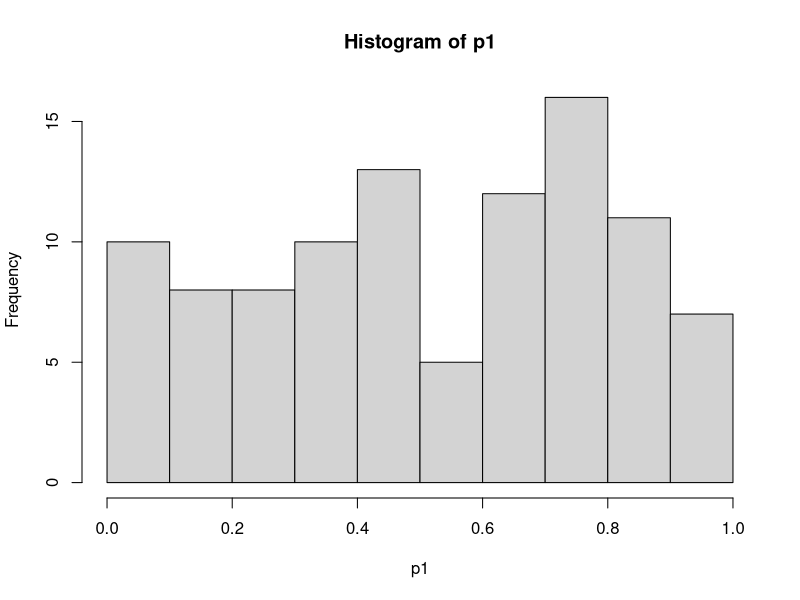
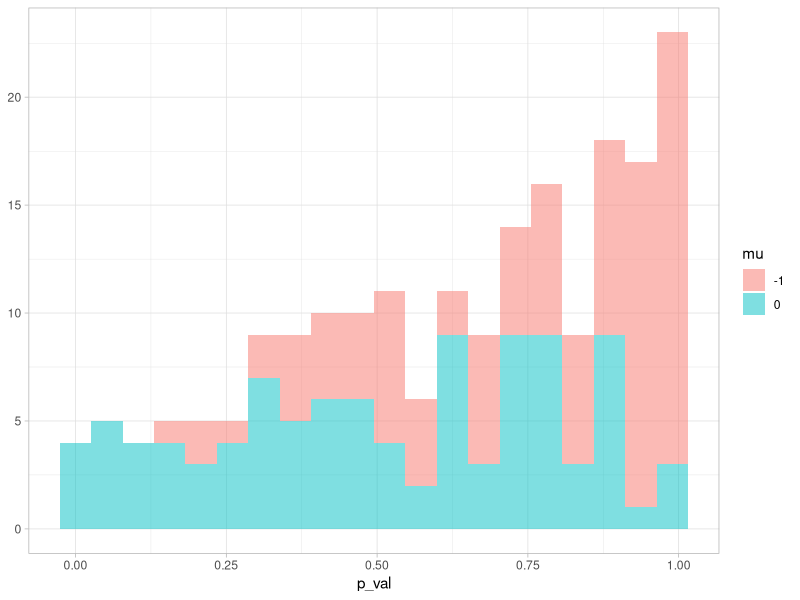
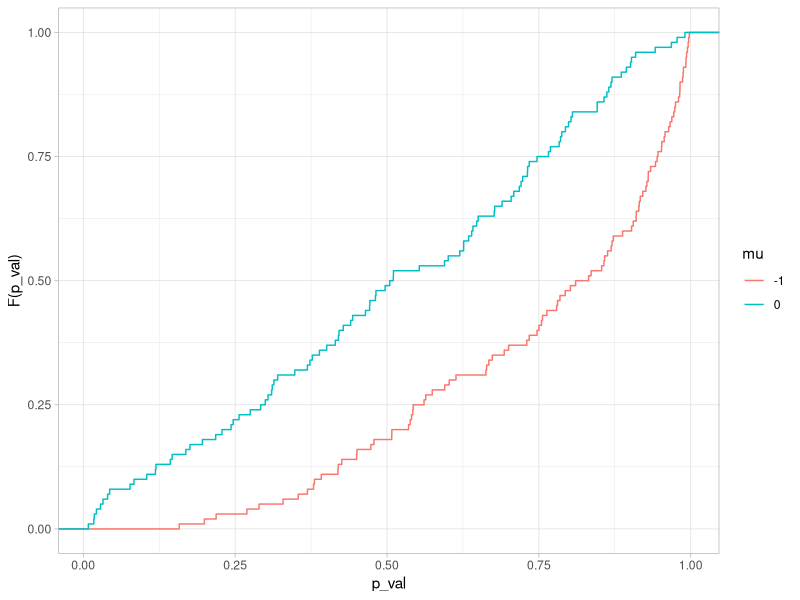

The R script that drew these images, in order:
library(tidyverse)
# H: mu <= 0, K: mu > 0

# Null mu is exactly Zero

# 100 N(0, 1) RVs realizations
y1 <- rnorm(n = 100, mean = 0)

# P-value = P(Y >= y) under Null
p1 <- 1 - pnorm(y1, mean = 0)

# Distribution of P-value
hist(p1)

# But what if mu = -1?
y2 <- rnorm(n = 100, mean = -1)
p2 <- 1 - pnorm(y2, mean = 0)

# Compare histograms
df <- tibble(p_val = c(p1, p2),
             mu = factor(c(rep(0, 100), rep(-1, 100))))
df %>%
  ggplot(aes(p_val, fill = mu)) +
  geom_histogram(bins = 20, alpha = 0.5) +
  labs(y = NULL) +
  theme_light()

# Compare empirical CDFs
df %>%
  ggplot(aes(p_val, color = mu)) +
  stat_ecdf() +
  labs(y = "F(p_val)") +
  theme_light()
